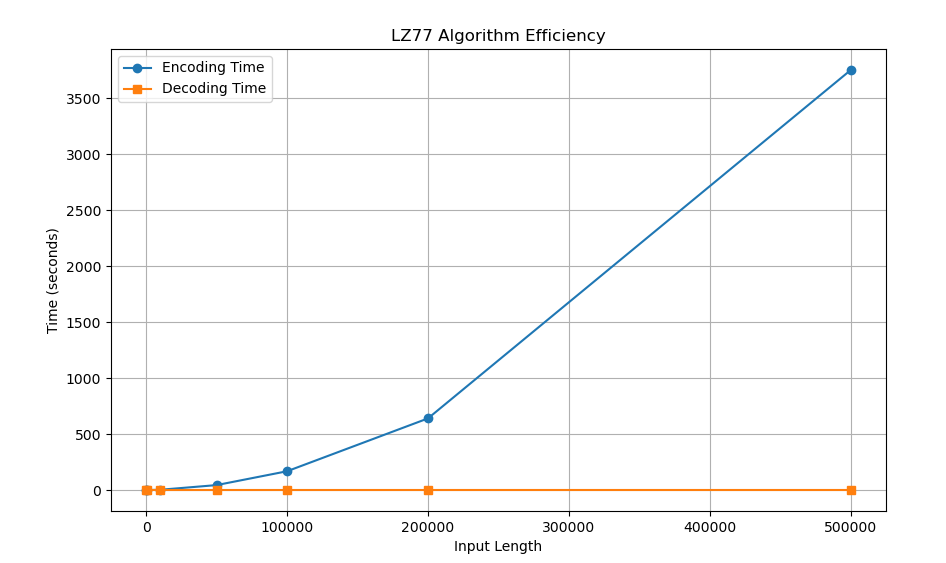

Recreate this plot in Python.
import random
import string
import time
import matplotlib.pyplot as plt
from typing import List, Tuple

# Define the Triplet structure
class Triplet:
    def __init__(self, offset: int, length: int, next_char: str):
        self.offset = offset
        self.length = length
        self.next_char = next_char

    def __repr__(self):
        return f"({self.offset}, {self.length}, '{self.next_char}')"

# LZ77 Encoding function
def encode_lz77(data: str) -> List[Triplet]:
    encoded = []
    pos = 0

    while pos < len(data):
        max_len = 0
        best_offset = 0

        for offset in range(1, pos + 1):
            length = 0
            while pos + length < len(data) and data[pos - offset + length] == data[pos + length]:
                length += 1

            if length > max_len:
                max_len = length
                best_offset = offset

        next_char = data[pos + max_len] if pos + max_len < len(data) else ''
        encoded.append(Triplet(best_offset, max_len, next_char))
        pos += max_len + 1

    return encoded

# LZ77 Decoding function
def decode_lz77(encoded: List[Triplet]) -> str:
    text = ''

    for triplet in encoded:
        start_pos = len(text) - triplet.offset
        for i in range(triplet.length):
            text += text[start_pos + i]
        if triplet.next_char:
            text += triplet.next_char

    return text

# Generate random test data
def generate_test_data(length: int, alphabet: str = string.ascii_lowercase) -> str:
    return ''.join(random.choice(alphabet) for _ in range(length))

# Measure execution time
def measure_time(func, *args):
    start_time = time.perf_counter()
    result = func(*args)
    end_time = time.perf_counter()
    return result, end_time - start_time

# Main test function
def main():
    lengths = [100, 1000, 10000, 50000, 100000, 200000, 500000]
    encode_times = []
    decode_times = []

    for length in lengths:
        test_data = generate_test_data(length)

        # Measure encoding time
        encoded, encode_time = measure_time(encode_lz77, test_data)
        encode_times.append(encode_time)

        # Measure decoding time
        _, decode_time = measure_time(decode_lz77, encoded)
        decode_times.append(decode_time)

        print(f"Length: {length} | Encode time: {encode_time:.6f}s | Decode time: {decode_time:.6f}s")

    # Plot results
    plt.figure(figsize=(10, 6))
    plt.plot(lengths, encode_times, label='Encoding Time', marker='o')
    plt.plot(lengths, decode_times, label='Decoding Time', marker='s')
    plt.xlabel('Input Length')
    plt.ylabel('Time (seconds)')
    plt.title('LZ77 Algorithm Efficiency')
    plt.legend()
    plt.grid(True)
    plt.show()

if __name__ == "__main__":
    main()
